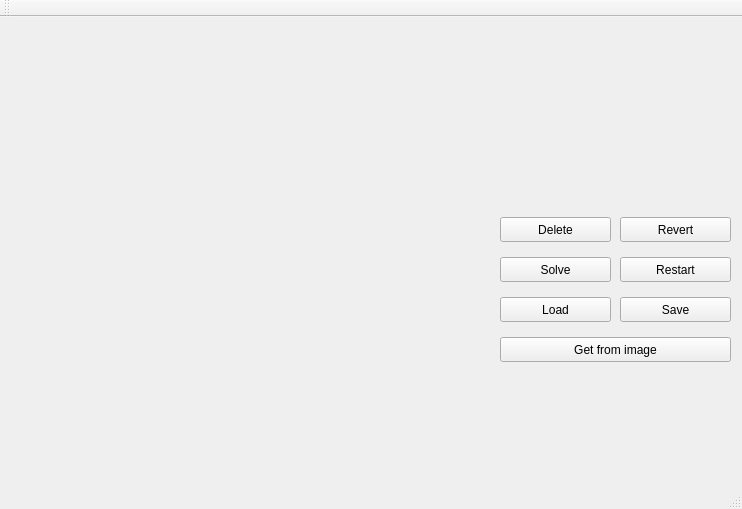
<?xml version="1.0" encoding="UTF-8"?>
<ui version="4.0">
 <class>SudokuSolver</class>
 <widget class="QMainWindow" name="SudokuSolver">
  <property name="geometry">
   <rect>
    <x>0</x>
    <y>0</y>
    <width>742</width>
    <height>509</height>
   </rect>
  </property>
  <property name="mouseTracking">
   <bool>true</bool>
  </property>
  <property name="windowTitle">
   <string>SudokuSolver</string>
  </property>
  <property name="autoFillBackground">
   <bool>false</bool>
  </property>
  <widget class="QWidget" name="centralWidget">
   <widget class="QWidget" name="gridLayoutWidget_2">
    <property name="geometry">
     <rect>
      <x>500</x>
      <y>0</y>
      <width>231</width>
      <height>191</height>
     </rect>
    </property>
    <layout class="QGridLayout" name="grid_numbers">
     <property name="spacing">
      <number>3</number>
     </property>
    </layout>
   </widget>
   <widget class="QPushButton" name="btn_delete">
    <property name="geometry">
     <rect>
      <x>500</x>
      <y>200</y>
      <width>111</width>
      <height>25</height>
     </rect>
    </property>
    <property name="text">
     <string>Delete</string>
    </property>
   </widget>
   <widget class="QPushButton" name="btn_solve">
    <property name="geometry">
     <rect>
      <x>500</x>
      <y>240</y>
      <width>111</width>
      <height>25</height>
     </rect>
    </property>
    <property name="text">
     <string>Solve</string>
    </property>
   </widget>
   <widget class="QPushButton" name="btn_revert">
    <property name="geometry">
     <rect>
      <x>620</x>
      <y>200</y>
      <width>111</width>
      <height>25</height>
     </rect>
    </property>
    <property name="text">
     <string>Revert</string>
    </property>
   </widget>
   <widget class="QPushButton" name="btn_restart">
    <property name="geometry">
     <rect>
      <x>620</x>
      <y>240</y>
      <width>111</width>
      <height>25</height>
     </rect>
    </property>
    <property name="text">
     <string>Restart</string>
    </property>
   </widget>
   <widget class="QPushButton" name="btn_load">
    <property name="geometry">
     <rect>
      <x>500</x>
      <y>280</y>
      <width>111</width>
      <height>25</height>
     </rect>
    </property>
    <property name="text">
     <string>Load</string>
    </property>
   </widget>
   <widget class="QPushButton" name="btn_save">
    <property name="geometry">
     <rect>
      <x>620</x>
      <y>280</y>
      <width>111</width>
      <height>25</height>
     </rect>
    </property>
    <property name="text">
     <string>Save</string>
    </property>
   </widget>
   <widget class="QPushButton" name="btn_imageproc">
    <property name="geometry">
     <rect>
      <x>500</x>
      <y>320</y>
      <width>231</width>
      <height>25</height>
     </rect>
    </property>
    <property name="text">
     <string>Get from image</string>
    </property>
   </widget>
  </widget>
  <widget class="QMenuBar" name="menuBar">
   <property name="geometry">
    <rect>
     <x>0</x>
     <y>0</y>
     <width>742</width>
     <height>22</height>
    </rect>
   </property>
  </widget>
  <widget class="QToolBar" name="mainToolBar">
   <attribute name="toolBarArea">
    <enum>TopToolBarArea</enum>
   </attribute>
   <attribute name="toolBarBreak">
    <bool>false</bool>
   </attribute>
  </widget>
  <widget class="QStatusBar" name="statusBar"/>
 </widget>
 <layoutdefault spacing="6" margin="11"/>
 <resources/>
 <connections/>
</ui>
